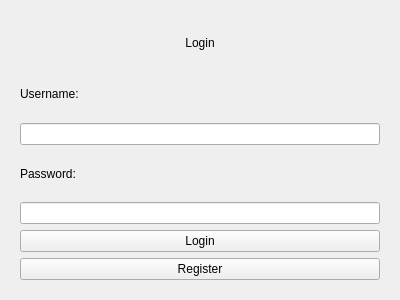
<?xml version="1.0" encoding="utf-8"?>
<ui version="4.0">
	<class>LoginRegisterManager</class>
	<widget class="QWidget" name="LoginRegisterManager">
		<property name="geometry">
			<rect>
				<x>0</x>
				<y>0</y>
				<width>400</width>
				<height>300</height>
			</rect>
		</property>
		<property name="windowTitle">
			<string>Login/Register</string>
		</property>
		<layout class="QVBoxLayout" name="verticalLayout">
			<item>
				<widget class="QStackedWidget" name="stackedWidget">
					<property name="currentIndex">
						<number>0</number>
					</property>
					<!-- Login Widget -->
					<widget class="QWidget" name="loginPage">
						<layout class="QVBoxLayout" name="loginLayout">
							<item>
								<widget class="QLabel" name="loginTitle">
									<property name="text">
										<string>Login</string>
									</property>
									<property name="alignment">
										<set>Qt::AlignCenter</set>
									</property>
								</widget>
							</item>
							<item>
								<widget class="QLabel" name="usernameLabel">
									<property name="text">
										<string>Username:</string>
									</property>
								</widget>
							</item>
							<item>
								<widget class="QLineEdit" name="usernameEdit"/>
							</item>
							<item>
								<widget class="QLabel" name="passwordLabel">
									<property name="text">
										<string>Password:</string>
									</property>
								</widget>
							</item>
							<item>
								<widget class="QLineEdit" name="passwordEdit">
									<property name="echoMode">
										<enum>QLineEdit::Password</enum>
									</property>
								</widget>
							</item>
							<item>
								<widget class="QPushButton" name="loginButton">
									<property name="text">
										<string>Login</string>
									</property>
								</widget>
							</item>
							<item>
								<widget class="QPushButton" name="goToRegisterButton">
									<property name="text">
										<string>Register</string>
									</property>
								</widget>
							</item>
						</layout>
					</widget>
					<!-- Register Widget -->
					<widget class="QWidget" name="registerPage">
						<layout class="QVBoxLayout" name="registerLayout">
							<item>
								<widget class="QLabel" name="registerTitle">
									<property name="text">
										<string>Register</string>
									</property>
									<property name="alignment">
										<set>Qt::AlignCenter</set>
									</property>
								</widget>
							</item>
							<item>
								<widget class="QLabel" name="registerUsernameLabel">
									<property name="text">
										<string>Username:</string>
									</property>
								</widget>
							</item>
							<item>
								<widget class="QLineEdit" name="registerUsernameEdit"/>
							</item>
							<item>
								<widget class="QLabel" name="registerPasswordLabel">
									<property name="text">
										<string>Password:</string>
									</property>
								</widget>
							</item>
							<item>
								<widget class="QLineEdit" name="registerPasswordEdit">
									<property name="echoMode">
										<enum>QLineEdit::Password</enum>
									</property>
								</widget>
							</item>
							<item>
								<widget class="QLabel" name="registerConfirmPasswordLabel">
									<property name="text">
										<string>Confirm Password:</string>
									</property>
								</widget>
							</item>
							<item>
								<widget class="QLineEdit" name="registerConfirmPasswordEdit">
									<property name="echoMode">
										<enum>QLineEdit::Password</enum>
									</property>
								</widget>
							</item>
							<item>
								<widget class="QPushButton" name="registerButton">
									<property name="text">
										<string>Register</string>
									</property>
								</widget>
							</item>
							<item>
								<widget class="QPushButton" name="goToLoginButton">
									<property name="text">
										<string>Back to Login</string>
									</property>
								</widget>
							</item>
						</layout>
					</widget>
				</widget>
			</item>
		</layout>
	</widget>
	<resources/>
	<connections/>
</ui>
